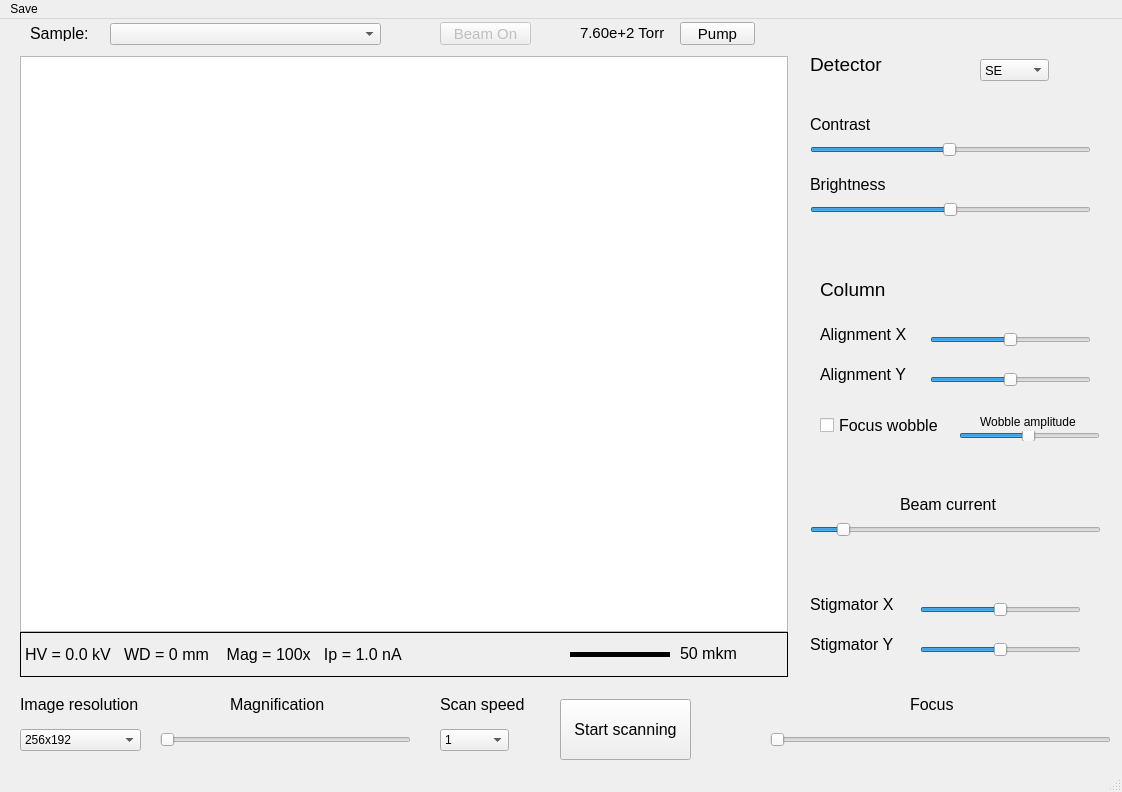
<?xml version="1.0" encoding="UTF-8"?>
<ui version="4.0">
 <class>MainWindow</class>
 <widget class="QMainWindow" name="MainWindow">
  <property name="windowModality">
   <enum>Qt::NonModal</enum>
  </property>
  <property name="geometry">
   <rect>
    <x>0</x>
    <y>0</y>
    <width>1122</width>
    <height>792</height>
   </rect>
  </property>
  <property name="windowTitle">
   <string>Microscope</string>
  </property>
  <property name="toolButtonStyle">
   <enum>Qt::ToolButtonTextOnly</enum>
  </property>
  <widget class="QWidget" name="centralwidget">
   <widget class="QSlider" name="Focus_Slider">
    <property name="geometry">
     <rect>
      <x>770</x>
      <y>710</y>
      <width>341</width>
      <height>22</height>
     </rect>
    </property>
    <property name="autoFillBackground">
     <bool>true</bool>
    </property>
    <property name="minimum">
     <number>1</number>
    </property>
    <property name="maximum">
     <number>30000</number>
    </property>
    <property name="pageStep">
     <number>1</number>
    </property>
    <property name="orientation">
     <enum>Qt::Horizontal</enum>
    </property>
   </widget>
   <widget class="QSlider" name="magnification_Slider">
    <property name="geometry">
     <rect>
      <x>160</x>
      <y>710</y>
      <width>251</width>
      <height>22</height>
     </rect>
    </property>
    <property name="maximum">
     <number>10</number>
    </property>
    <property name="orientation">
     <enum>Qt::Horizontal</enum>
    </property>
   </widget>
   <widget class="QSlider" name="stigmator_x_Slider">
    <property name="geometry">
     <rect>
      <x>920</x>
      <y>580</y>
      <width>161</width>
      <height>22</height>
     </rect>
    </property>
    <property name="minimum">
     <number>-500</number>
    </property>
    <property name="maximum">
     <number>500</number>
    </property>
    <property name="orientation">
     <enum>Qt::Horizontal</enum>
    </property>
   </widget>
   <widget class="QLabel" name="focus_label">
    <property name="enabled">
     <bool>true</bool>
    </property>
    <property name="geometry">
     <rect>
      <x>910</x>
      <y>670</y>
      <width>51</width>
      <height>31</height>
     </rect>
    </property>
    <property name="font">
     <font>
      <pointsize>12</pointsize>
     </font>
    </property>
    <property name="text">
     <string>Focus</string>
    </property>
   </widget>
   <widget class="GraphicsView" name="screen">
    <property name="geometry">
     <rect>
      <x>20</x>
      <y>37</y>
      <width>768</width>
      <height>576</height>
     </rect>
    </property>
   </widget>
   <widget class="QComboBox" name="speed">
    <property name="geometry">
     <rect>
      <x>440</x>
      <y>710</y>
      <width>69</width>
      <height>22</height>
     </rect>
    </property>
    <item>
     <property name="text">
      <string>1</string>
     </property>
    </item>
    <item>
     <property name="text">
      <string>2</string>
     </property>
    </item>
    <item>
     <property name="text">
      <string>3</string>
     </property>
    </item>
    <item>
     <property name="text">
      <string>4</string>
     </property>
    </item>
    <item>
     <property name="text">
      <string>5</string>
     </property>
    </item>
    <item>
     <property name="text">
      <string>6</string>
     </property>
    </item>
    <item>
     <property name="text">
      <string>7</string>
     </property>
    </item>
    <item>
     <property name="text">
      <string>8</string>
     </property>
    </item>
    <item>
     <property name="text">
      <string>9</string>
     </property>
    </item>
    <item>
     <property name="text">
      <string>10</string>
     </property>
    </item>
   </widget>
   <widget class="QLabel" name="magnification_label">
    <property name="enabled">
     <bool>true</bool>
    </property>
    <property name="geometry">
     <rect>
      <x>230</x>
      <y>670</y>
      <width>121</width>
      <height>31</height>
     </rect>
    </property>
    <property name="font">
     <font>
      <pointsize>12</pointsize>
     </font>
    </property>
    <property name="text">
     <string>Magnification</string>
    </property>
   </widget>
   <widget class="QLabel" name="scan_speed_label_">
    <property name="enabled">
     <bool>true</bool>
    </property>
    <property name="geometry">
     <rect>
      <x>440</x>
      <y>670</y>
      <width>91</width>
      <height>31</height>
     </rect>
    </property>
    <property name="font">
     <font>
      <pointsize>12</pointsize>
     </font>
    </property>
    <property name="text">
     <string>Scan speed</string>
    </property>
   </widget>
   <widget class="QSlider" name="stigmator_y_Slider">
    <property name="geometry">
     <rect>
      <x>920</x>
      <y>620</y>
      <width>161</width>
      <height>22</height>
     </rect>
    </property>
    <property name="minimum">
     <number>-500</number>
    </property>
    <property name="maximum">
     <number>500</number>
    </property>
    <property name="orientation">
     <enum>Qt::Horizontal</enum>
    </property>
   </widget>
   <widget class="QSlider" name="alignment_y_Slider">
    <property name="geometry">
     <rect>
      <x>930</x>
      <y>350</y>
      <width>161</width>
      <height>22</height>
     </rect>
    </property>
    <property name="minimum">
     <number>-99</number>
    </property>
    <property name="orientation">
     <enum>Qt::Horizontal</enum>
    </property>
   </widget>
   <widget class="QSlider" name="alignment_x_Slider">
    <property name="geometry">
     <rect>
      <x>930</x>
      <y>310</y>
      <width>161</width>
      <height>22</height>
     </rect>
    </property>
    <property name="minimum">
     <number>-99</number>
    </property>
    <property name="orientation">
     <enum>Qt::Horizontal</enum>
    </property>
   </widget>
   <widget class="QLabel" name="stimator_x_label">
    <property name="enabled">
     <bool>true</bool>
    </property>
    <property name="geometry">
     <rect>
      <x>810</x>
      <y>570</y>
      <width>100</width>
      <height>31</height>
     </rect>
    </property>
    <property name="font">
     <font>
      <pointsize>12</pointsize>
     </font>
    </property>
    <property name="text">
     <string>Stigmator X</string>
    </property>
   </widget>
   <widget class="QLabel" name="stimator_y_label">
    <property name="enabled">
     <bool>true</bool>
    </property>
    <property name="geometry">
     <rect>
      <x>810</x>
      <y>610</y>
      <width>100</width>
      <height>31</height>
     </rect>
    </property>
    <property name="font">
     <font>
      <pointsize>12</pointsize>
     </font>
    </property>
    <property name="text">
     <string>Stigmator Y</string>
    </property>
   </widget>
   <widget class="QLabel" name="alignment_x_label">
    <property name="enabled">
     <bool>true</bool>
    </property>
    <property name="geometry">
     <rect>
      <x>820</x>
      <y>300</y>
      <width>100</width>
      <height>31</height>
     </rect>
    </property>
    <property name="font">
     <font>
      <pointsize>12</pointsize>
     </font>
    </property>
    <property name="text">
     <string>Alignment X</string>
    </property>
   </widget>
   <widget class="QLabel" name="alignment_y_label">
    <property name="enabled">
     <bool>true</bool>
    </property>
    <property name="geometry">
     <rect>
      <x>820</x>
      <y>340</y>
      <width>100</width>
      <height>31</height>
     </rect>
    </property>
    <property name="font">
     <font>
      <pointsize>12</pointsize>
     </font>
    </property>
    <property name="text">
     <string>Alignment Y</string>
    </property>
   </widget>
   <widget class="QComboBox" name="detector">
    <property name="geometry">
     <rect>
      <x>980</x>
      <y>40</y>
      <width>69</width>
      <height>22</height>
     </rect>
    </property>
    <property name="font">
     <font>
      <pointsize>10</pointsize>
     </font>
    </property>
    <item>
     <property name="text">
      <string>SE</string>
     </property>
    </item>
   </widget>
   <widget class="QLabel" name="detector_label">
    <property name="enabled">
     <bool>true</bool>
    </property>
    <property name="geometry">
     <rect>
      <x>810</x>
      <y>30</y>
      <width>91</width>
      <height>31</height>
     </rect>
    </property>
    <property name="font">
     <font>
      <family>Arial</family>
      <pointsize>14</pointsize>
     </font>
    </property>
    <property name="text">
     <string>Detector</string>
    </property>
   </widget>
   <widget class="QComboBox" name="resolution">
    <property name="geometry">
     <rect>
      <x>20</x>
      <y>710</y>
      <width>121</width>
      <height>22</height>
     </rect>
    </property>
    <item>
     <property name="text">
      <string>256x192</string>
     </property>
    </item>
    <item>
     <property name="text">
      <string>512x384</string>
     </property>
    </item>
   </widget>
   <widget class="QLabel" name="resolution_label">
    <property name="enabled">
     <bool>true</bool>
    </property>
    <property name="geometry">
     <rect>
      <x>20</x>
      <y>670</y>
      <width>141</width>
      <height>31</height>
     </rect>
    </property>
    <property name="font">
     <font>
      <pointsize>12</pointsize>
     </font>
    </property>
    <property name="text">
     <string>Image resolution</string>
    </property>
   </widget>
   <widget class="QCheckBox" name="wobble">
    <property name="geometry">
     <rect>
      <x>820</x>
      <y>386</y>
      <width>131</width>
      <height>41</height>
     </rect>
    </property>
    <property name="font">
     <font>
      <pointsize>12</pointsize>
     </font>
    </property>
    <property name="autoFillBackground">
     <bool>false</bool>
    </property>
    <property name="text">
     <string>Focus wobble</string>
    </property>
    <property name="iconSize">
     <size>
      <width>20</width>
      <height>20</height>
     </size>
    </property>
    <property name="tristate">
     <bool>false</bool>
    </property>
   </widget>
   <widget class="QSlider" name="contrast_Slider">
    <property name="geometry">
     <rect>
      <x>810</x>
      <y>120</y>
      <width>281</width>
      <height>22</height>
     </rect>
    </property>
    <property name="autoFillBackground">
     <bool>true</bool>
    </property>
    <property name="minimum">
     <number>1</number>
    </property>
    <property name="maximum">
     <number>100</number>
    </property>
    <property name="pageStep">
     <number>1</number>
    </property>
    <property name="value">
     <number>50</number>
    </property>
    <property name="orientation">
     <enum>Qt::Horizontal</enum>
    </property>
   </widget>
   <widget class="QLabel" name="contrast_label">
    <property name="enabled">
     <bool>true</bool>
    </property>
    <property name="geometry">
     <rect>
      <x>810</x>
      <y>90</y>
      <width>91</width>
      <height>31</height>
     </rect>
    </property>
    <property name="font">
     <font>
      <pointsize>12</pointsize>
     </font>
    </property>
    <property name="text">
     <string>Contrast</string>
    </property>
   </widget>
   <widget class="QLabel" name="brightness_label">
    <property name="enabled">
     <bool>true</bool>
    </property>
    <property name="geometry">
     <rect>
      <x>810</x>
      <y>150</y>
      <width>91</width>
      <height>31</height>
     </rect>
    </property>
    <property name="font">
     <font>
      <pointsize>12</pointsize>
     </font>
    </property>
    <property name="text">
     <string>Brightness</string>
    </property>
   </widget>
   <widget class="QSlider" name="brightness_Slider">
    <property name="geometry">
     <rect>
      <x>810</x>
      <y>180</y>
      <width>281</width>
      <height>22</height>
     </rect>
    </property>
    <property name="autoFillBackground">
     <bool>true</bool>
    </property>
    <property name="minimum">
     <number>1</number>
    </property>
    <property name="maximum">
     <number>500</number>
    </property>
    <property name="pageStep">
     <number>1</number>
    </property>
    <property name="value">
     <number>250</number>
    </property>
    <property name="orientation">
     <enum>Qt::Horizontal</enum>
    </property>
   </widget>
   <widget class="QSlider" name="beam_current_Slider">
    <property name="geometry">
     <rect>
      <x>810</x>
      <y>500</y>
      <width>291</width>
      <height>22</height>
     </rect>
    </property>
    <property name="autoFillBackground">
     <bool>true</bool>
    </property>
    <property name="minimum">
     <number>5</number>
    </property>
    <property name="maximum">
     <number>1000</number>
    </property>
    <property name="pageStep">
     <number>1</number>
    </property>
    <property name="value">
     <number>100</number>
    </property>
    <property name="orientation">
     <enum>Qt::Horizontal</enum>
    </property>
   </widget>
   <widget class="QLabel" name="beam_current_label">
    <property name="enabled">
     <bool>true</bool>
    </property>
    <property name="geometry">
     <rect>
      <x>900</x>
      <y>470</y>
      <width>141</width>
      <height>31</height>
     </rect>
    </property>
    <property name="font">
     <font>
      <pointsize>12</pointsize>
     </font>
    </property>
    <property name="text">
     <string>Beam current</string>
    </property>
   </widget>
   <widget class="QLabel" name="data_zone">
    <property name="geometry">
     <rect>
      <x>20</x>
      <y>613</y>
      <width>768</width>
      <height>45</height>
     </rect>
    </property>
    <property name="font">
     <font>
      <family>Arial</family>
      <pointsize>12</pointsize>
     </font>
    </property>
    <property name="autoFillBackground">
     <bool>true</bool>
    </property>
    <property name="frameShape">
     <enum>QFrame::Box</enum>
    </property>
    <property name="text">
     <string>HV = 0.0 kV   WD = 0 mm    Mag = 100x   Ip = 1.0 nA</string>
    </property>
   </widget>
   <widget class="Line" name="scale_bar">
    <property name="geometry">
     <rect>
      <x>570</x>
      <y>630</y>
      <width>100</width>
      <height>10</height>
     </rect>
    </property>
    <property name="frameShadow">
     <enum>QFrame::Plain</enum>
    </property>
    <property name="lineWidth">
     <number>5</number>
    </property>
    <property name="orientation">
     <enum>Qt::Horizontal</enum>
    </property>
   </widget>
   <widget class="QLabel" name="scale_bar_size">
    <property name="geometry">
     <rect>
      <x>680</x>
      <y>624</y>
      <width>91</width>
      <height>20</height>
     </rect>
    </property>
    <property name="font">
     <font>
      <family>Arial</family>
      <pointsize>12</pointsize>
     </font>
    </property>
    <property name="text">
     <string>50 mkm</string>
    </property>
   </widget>
   <widget class="QPushButton" name="start_stop">
    <property name="geometry">
     <rect>
      <x>560</x>
      <y>680</y>
      <width>131</width>
      <height>61</height>
     </rect>
    </property>
    <property name="font">
     <font>
      <pointsize>12</pointsize>
     </font>
    </property>
    <property name="layoutDirection">
     <enum>Qt::LeftToRight</enum>
    </property>
    <property name="autoFillBackground">
     <bool>false</bool>
    </property>
    <property name="text">
     <string>Start scanning</string>
    </property>
   </widget>
   <widget class="QLabel" name="column_label">
    <property name="geometry">
     <rect>
      <x>820</x>
      <y>260</y>
      <width>91</width>
      <height>21</height>
     </rect>
    </property>
    <property name="font">
     <font>
      <family>Arial</family>
      <pointsize>14</pointsize>
     </font>
    </property>
    <property name="text">
     <string>Column</string>
    </property>
   </widget>
   <widget class="QSlider" name="wobble_amp_Slider">
    <property name="geometry">
     <rect>
      <x>959</x>
      <y>412</y>
      <width>141</width>
      <height>10</height>
     </rect>
    </property>
    <property name="minimum">
     <number>1</number>
    </property>
    <property name="maximum">
     <number>100</number>
    </property>
    <property name="pageStep">
     <number>1</number>
    </property>
    <property name="value">
     <number>50</number>
    </property>
    <property name="sliderPosition">
     <number>50</number>
    </property>
    <property name="orientation">
     <enum>Qt::Horizontal</enum>
    </property>
   </widget>
   <widget class="QLabel" name="wobble_amp_label">
    <property name="geometry">
     <rect>
      <x>980</x>
      <y>393</y>
      <width>101</width>
      <height>20</height>
     </rect>
    </property>
    <property name="font">
     <font>
      <family>Arial</family>
     </font>
    </property>
    <property name="text">
     <string>Wobble amplitude</string>
    </property>
   </widget>
   <widget class="QComboBox" name="sample">
    <property name="geometry">
     <rect>
      <x>110</x>
      <y>4</y>
      <width>271</width>
      <height>22</height>
     </rect>
    </property>
   </widget>
   <widget class="QLabel" name="Sample_label">
    <property name="geometry">
     <rect>
      <x>30</x>
      <y>6</y>
      <width>81</width>
      <height>16</height>
     </rect>
    </property>
    <property name="font">
     <font>
      <family>Arial</family>
      <pointsize>12</pointsize>
     </font>
    </property>
    <property name="text">
     <string>Sample:</string>
    </property>
   </widget>
   <widget class="QPushButton" name="beamOn">
    <property name="enabled">
     <bool>false</bool>
    </property>
    <property name="geometry">
     <rect>
      <x>440</x>
      <y>3</y>
      <width>91</width>
      <height>23</height>
     </rect>
    </property>
    <property name="font">
     <font>
      <family>Arial</family>
      <pointsize>11</pointsize>
     </font>
    </property>
    <property name="text">
     <string>Beam On</string>
    </property>
   </widget>
   <widget class="QPushButton" name="vent_pump">
    <property name="geometry">
     <rect>
      <x>680</x>
      <y>3</y>
      <width>75</width>
      <height>23</height>
     </rect>
    </property>
    <property name="font">
     <font>
      <family>Arial</family>
      <pointsize>11</pointsize>
     </font>
    </property>
    <property name="text">
     <string>Pump</string>
    </property>
   </widget>
   <widget class="QLabel" name="pressure">
    <property name="geometry">
     <rect>
      <x>580</x>
      <y>3</y>
      <width>98</width>
      <height>21</height>
     </rect>
    </property>
    <property name="font">
     <font>
      <family>Arial</family>
      <pointsize>11</pointsize>
     </font>
    </property>
    <property name="text">
     <string>7.60e+2 Torr</string>
    </property>
   </widget>
  </widget>
  <widget class="QStatusBar" name="statusbar"/>
  <widget class="QMenuBar" name="menuBar">
   <property name="geometry">
    <rect>
     <x>0</x>
     <y>0</y>
     <width>1122</width>
     <height>21</height>
    </rect>
   </property>
   <widget class="QMenu" name="menuSave">
    <property name="geometry">
     <rect>
      <x>267</x>
      <y>125</y>
      <width>135</width>
      <height>72</height>
     </rect>
    </property>
    <property name="title">
     <string>Save</string>
    </property>
    <addaction name="actionSave_image"/>
   </widget>
   <addaction name="menuSave"/>
  </widget>
  <action name="actionSave_image">
   <property name="text">
    <string>Save image</string>
   </property>
   <property name="shortcut">
    <string>Ctrl+S</string>
   </property>
  </action>
 </widget>
 <customwidgets>
  <customwidget>
   <class>GraphicsView</class>
   <extends>QGraphicsView</extends>
   <header>pyqtgraph</header>
  </customwidget>
 </customwidgets>
 <resources/>
 <connections/>
</ui>
